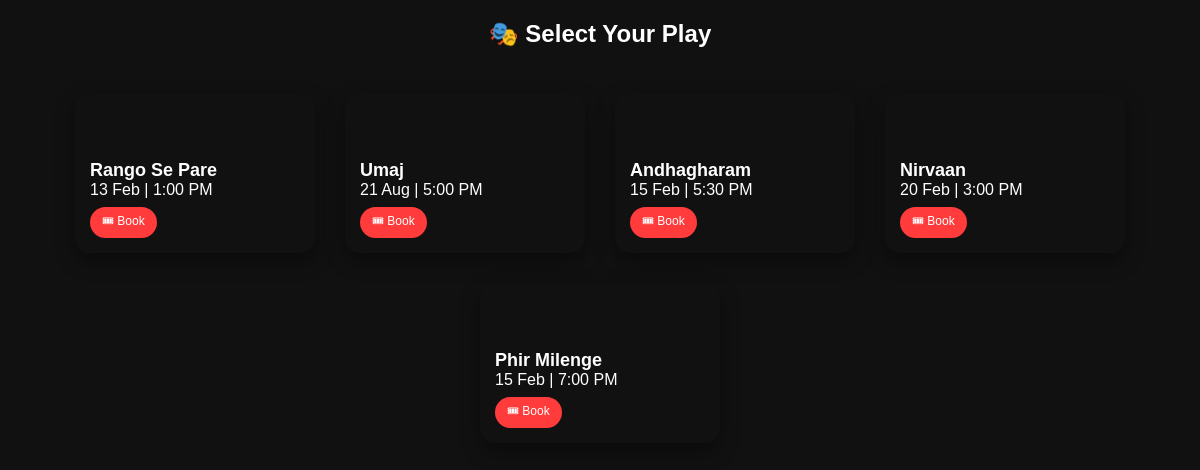
The page / on the database its author committed.
### tables this page shows
CREATE TABLE plays(
        id INTEGER PRIMARY KEY AUTOINCREMENT,
        name TEXT,
        date TEXT,
        time TEXT
    );

### app.py (the view)
@app.route('/')
def home():
    conn = connect_db()
    cursor = conn.cursor()
    cursor.execute("SELECT * FROM plays")
    plays = cursor.fetchall()
    conn.close()
    return render_template("plays.html", plays=plays)

### models.py (called while the page is built)
def connect_db():
    conn = sqlite3.connect("database.db")
    conn.row_factory = sqlite3.Row
    return conn

### templates/plays.html (shortened to what this page needs)
<!DOCTYPE html>
<html>
<head>
</head>
<body>
<h2>🎭 Select Your Play</h2>
<div class="container">
{% for play in plays %}
<div class="box">
    <div class="bg" style="background-image:url('https://images.unsplash.com/photo-1507924538820-ede94a04019d');">
    </div>
    <div class="content">
        <div class="title">{{ play[1] }}</div>
        <div>{{ play[2] }} | {{ play[3] }}</div>
        <a class="btn" href="/seats/{{ play[0] }}">
            🎟 Book
        </a>
    </div>
</div>
{% endfor %}
</div>
</body>
</html>

### templates/plays.html (style rules this page uses)
body { font-family:Arial; text-align:center; background:#111; }
h2 { color:white; }
.container { display:flex; flex-wrap:wrap; justify-content:center; margin-top:30px; }
.box { width:240px; height:160px; margin:15px; border-radius:15px; position:relative; overflow:hidden; box-shadow:0px 8px 20px rgba(0,0,0,0.4); }
.bg { position:absolute; width:100%; height:100%; background-size:cover; background-position:center; filter:brightness(0.5); }
.content { position:absolute; bottom:15px; left:15px; color:white; text-align:left; }
.title { font-size:18px; font-weight:bold; }
.btn { display:inline-block; margin-top:8px; background:#ff3b3b; padding:5px 12px; border-radius:20px; color:white; text-decoration:none; font-size:12px; }

### rows shown on the page
plays: name "Rango Se Pare", date "13 Feb", time "1:00 PM"
plays: name "Umaj", date "21 Aug", time "5:00 PM"
plays: name "Andhagharam", date "15 Feb", time "5:30 PM"
plays: name "Nirvaan", date "20 Feb", time "3:00 PM"
plays: name "Phir Milenge", date "15 Feb", time "7:00 PM"
